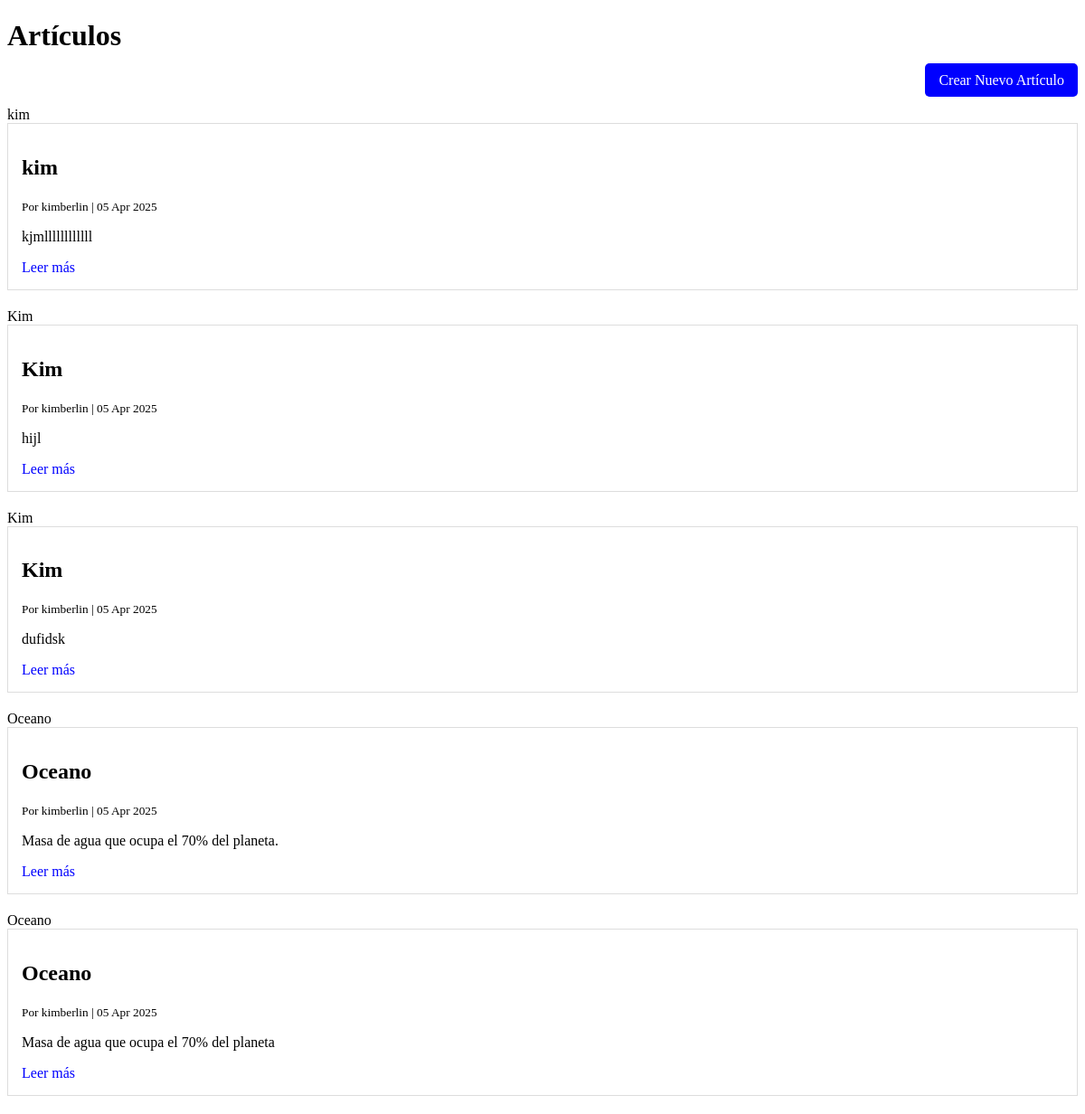
Before: / with the older database file.
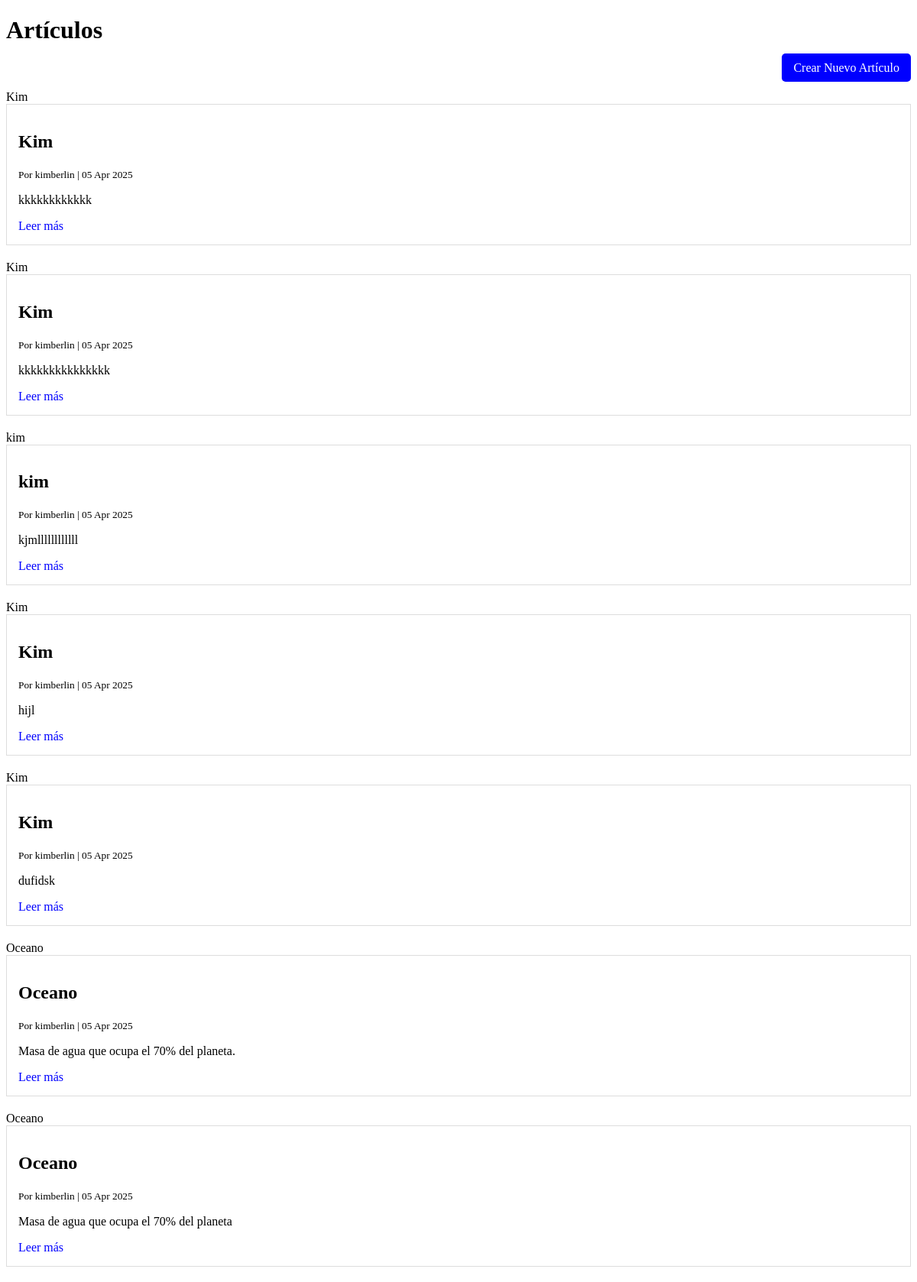
After: the same page with the newer database file.
### post/models.py (models this page shows, shortened)
class Articulo(models.Model):
    titulo = models.CharField(max_length=200, verbose_name="Título")
    descripcion = models.TextField(verbose_name="Descripción")
    imagen = models.ImageField(upload_to='static/upload_images', verbose_name="Imagen", null=True, blank=True)
    author = models.ForeignKey(get_user_model(), on_delete=models.CASCADE, verbose_name="Autor")
    fecha_creacion = models.DateTimeField(default=timezone.now, verbose_name="Fecha de creación")
    class Meta:
        verbose_name = "Artículo"
        verbose_name_plural = "Artículos"
        ordering = ['-fecha_creacion']

### post/views.py (the view)
# urls.py: path('', PostListView.as_view(), name='post_list'),  # URL para la lista de artículos
class PostListView (ListView):
    template_name = 'post_list.html'
    model = Articulo
    context_object_name = 'lista'  # Nombre del contexto para la lista de artículos
    fields = ['titulo', 'descripcion', 'imagen', 'author']  # Campos del formulario

### templates/post_list.html (shortened to what this page needs)
{% load static %}
<!DOCTYPE html>
<html lang="es">
<head>
</head>
<body>
    <div>
        <h1>Artículos</h1>
        <div style="text-align: right; margin-bottom: 20px;">
            <a href="{% url 'post_create' %}" style="background-color: blue; color: white; padding: 10px 15px; text-decoration: none; border-radius: 5px;">
                Crear Nuevo Artículo
            </a>
        </div>
        <div>
            {% for articulo in lista %}
                {{ articulo.titulo }}
            <div style="border: 1px solid #ddd; margin-bottom: 20px; padding: 15px;">
                <div>
                    <h2>{{ articulo.titulo }}</h2>
                    <p>
                        <small>
                            Por {{ articulo.author.username }} | {{ articulo.fecha_creacion|date:"d M Y" }}
                        </small>
                    </p>
                    <p>{{ articulo.descripcion|truncatewords:20 }}</p>
                    <a href="#" style="color: blue; text-decoration: none;">Leer más</a>
                </div>
            </div>
            {% empty %}
            <div style="text-align: center; padding: 40px 0;">
                <h3>No hay artículos disponibles</h3>
                <p>Crea el primer artículo haciendo clic en el botón superior</p>
            </div>
            {% endfor %}
        </div>
    </div>
</body>
</html>

Changed rows visible on the page:
added Articulo: titulo "Kim", author.username "kimberlin", fecha_creacion "05 Apr 2025", descripcion "kkkkkkkkkkkk"
added Articulo: titulo "Kim", author.username "kimberlin", fecha_creacion "05 Apr 2025", descripcion "kkkkkkkkkkkkkkk"
